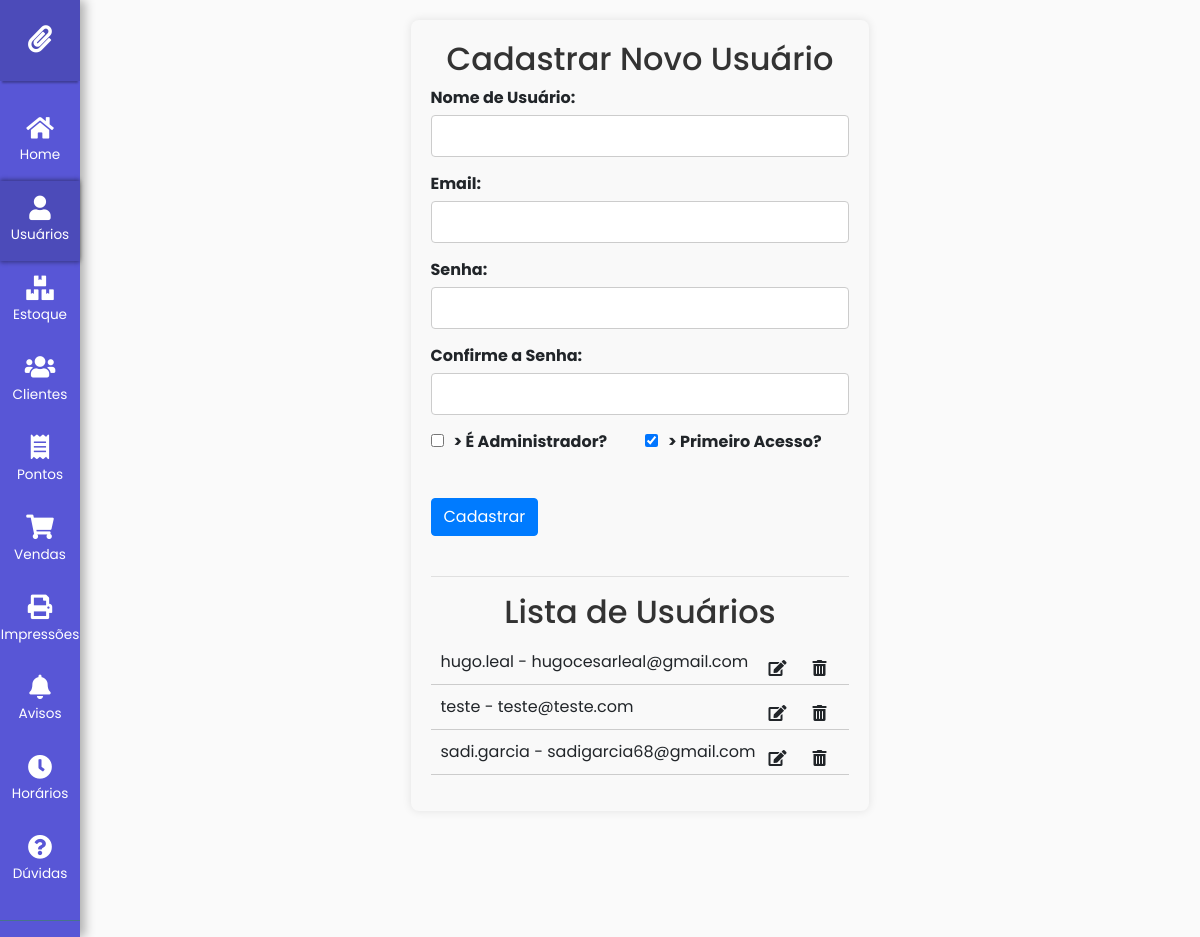
Before: /usuarios/ (signed in) with the older database file.
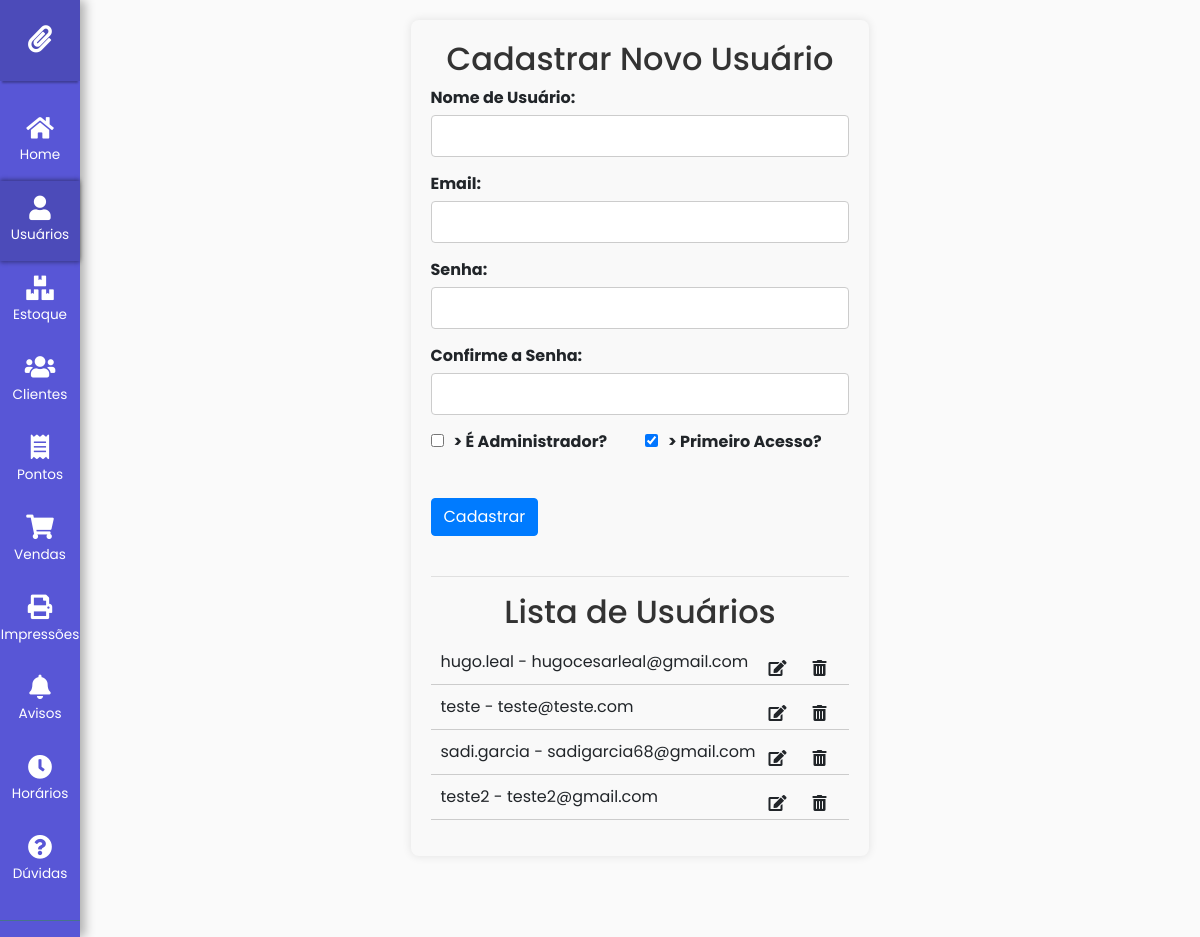
After: the same page with the newer database file.
### core/models.py (models this page shows, shortened)
class CustomUser(AbstractUser):
    is_admin = models.BooleanField(default=False)
    primeiro_acesso = models.BooleanField(default=True)

### usuarios/views.py (the view)
# urls.py: path('usuarios/', include('usuarios.urls', namespace='usuarios')),
@user_passes_test(is_admin)
def usuarios(request):
    if request.user.primeiro_acesso:
        return redirect('usuarios:trocar-senha')
    if request.method == "POST":
        form = CustomUserCreationForm(request.POST)
        if form.is_valid():
            user = form.save(commit=False)
            user.is_staff = form.cleaned_data['is_admin']
            user.is_superuser = form.cleaned_data['is_admin']
            user.save()
            messages.success(request, 'Usuário criado com sucesso!')
            return redirect('usuarios:usuarios')
    else:
        form = CustomUserCreationForm()
    users = get_user_model().objects.all()
    return TemplateResponse(request, 'usuarios.html', {'form': form, 'users': users})

### usuarios/forms.py
class CustomUserCreationForm(UserCreationForm):
    email = forms.EmailField(required=True)
    is_admin = forms.BooleanField(required=False, initial=False)
    primeiro_acesso = forms.BooleanField(required=False, initial=True)
    class Meta:
        model = CustomUser
        fields = ('username', 'email', 'password1', 'password2', 'is_admin', 'primeiro_acesso')

### core/utils.py (called while the page is built)
def is_admin(user):
    return user.is_staff

### usuarios/templates/usuarios.html (shortened to what this page needs)
{% extends base_template %}
{% block body %}
<div class="usuarios-container">
    <h2>Cadastrar Novo Usuário</h2>
    <form method="POST">
        <div class="form-group">
            <label for="id_username">Nome de Usuário:</label>
            {{ form.username }}
        </div>
        <div class="form-group">
            <label for="id_email">Email:</label>
            {{ form.email }}
        </div>
        <div class="form-group">
            <label for="id_password1">Senha:</label>
            {{ form.password1 }}
        </div>
        <div class="form-group">
            <label for="id_password2">Confirme a Senha:</label>
            {{ form.password2 }}
        </div>
        <div class="form-row">
            <div class="form-group col-md-6">
                <label for="id_is_admin">
                <input type="checkbox" id="id_is_admin" name="is_admin" {{ form.is_admin }}> É Administrador?
                </label>
            </div>
            <div class="form-group col-md-6">
                <label for="id_primeiro_acesso">
                <input type="checkbox" id="id_primeiro_acesso" name="primeiro_acesso" {{ form.primeiro_acesso }}> Primeiro Acesso?
                </label>
            </div>
        </div>
        <button class="btn btn-primary my-4" type="submit">Cadastrar</button>
    </form>
    <hr>
    <h2>Lista de Usuários</h2>
    <ul>
        {% for user in users %}
            <li>
                {{ user.username }} - {{ user.email }}
                <button class="btn btn-ExcluirUsuario float-right" data-toggle="modal" data-target="#modalExcluirUsuario" data-id="{{ user.pk }}">
                    <i class="fas fa-trash-alt"></i></button>
                <button class="btn btn-EditarUsuario float-right" data-toggle="modal" data-target="#modalEditarUsuario" data-id="{{ user.pk }}">
                    <i class="fas fa-edit"></i></button>
            </li>
        {% endfor %}
    </ul>
</div>
{% endblock %}

Changed rows visible on the page:
added CustomUser: username "teste2", email "teste2@gmail.com"
